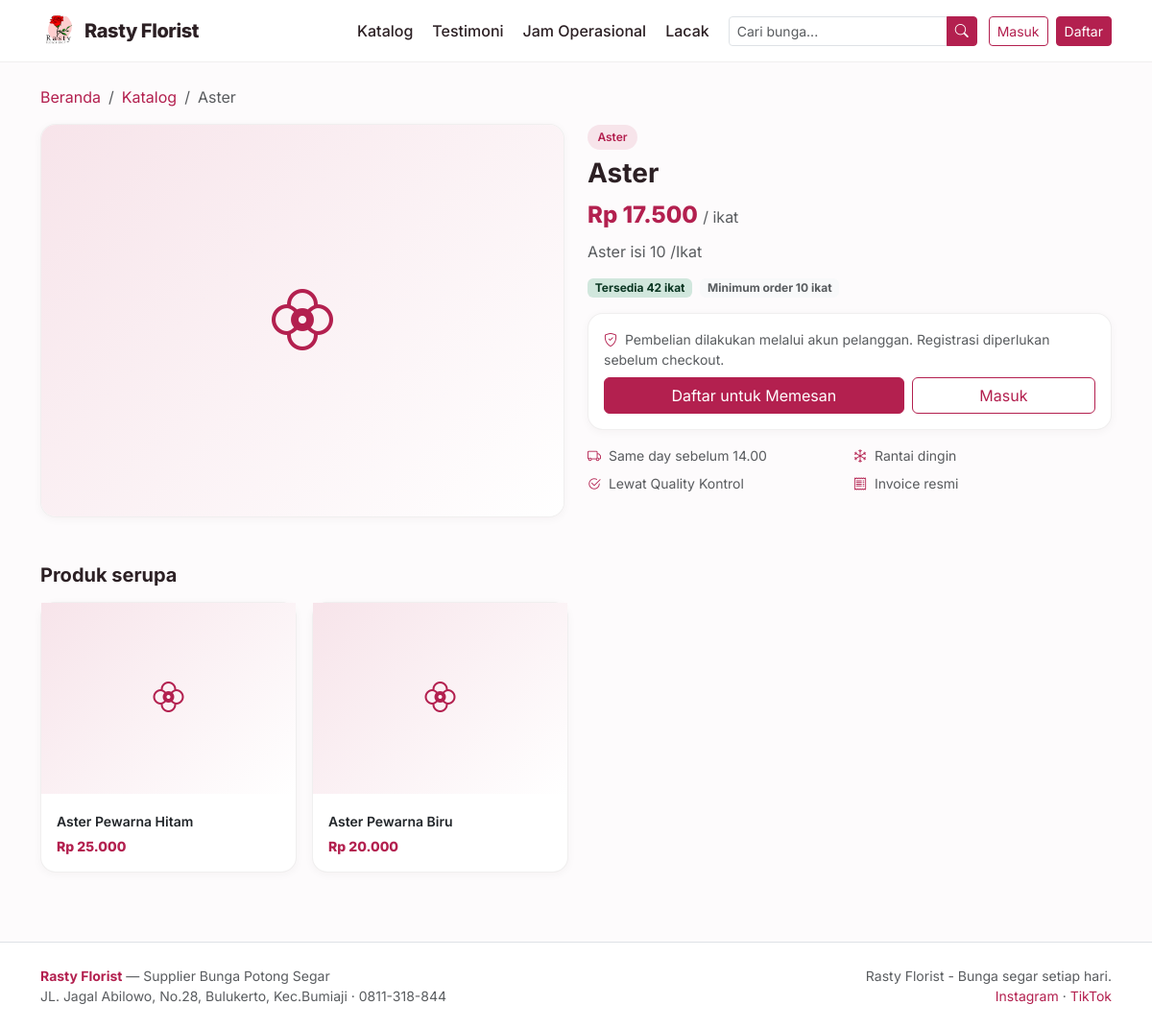
/produk/1, run on the app's committed database.
### tables this page shows
CREATE TABLE settings (
    key TEXT PRIMARY KEY,
    value TEXT
);

CREATE TABLE products (
    id INTEGER PRIMARY KEY AUTOINCREMENT,
    nama TEXT NOT NULL,
    deskripsi TEXT DEFAULT '',
    kategori TEXT DEFAULT 'Bunga Potong',
    harga INTEGER NOT NULL DEFAULT 0,
    stok INTEGER NOT NULL DEFAULT 0,
    stok_minimum INTEGER DEFAULT 5,
    satuan TEXT DEFAULT 'ikat',
    gambar TEXT DEFAULT '',
    aktif INTEGER NOT NULL DEFAULT 1,
    created_at TEXT NOT NULL
, min_order INTEGER NOT NULL DEFAULT 0, deskripsi_panjang TEXT DEFAULT '', rekomendasi TEXT DEFAULT '', ketentuan TEXT DEFAULT '');

### blueprints/public.py (the view)
@bp.route("/produk/<int:product_id>")
def product_detail(product_id):
    product = database.query("SELECT * FROM products WHERE id = ? AND aktif = 1", (product_id,), one=True)
    if product is None:
        from flask import abort
        abort(404)
    related = database.query(
        "SELECT * FROM products WHERE aktif = 1 AND kategori = ? AND id != ? LIMIT 4",
        (product["kategori"], product_id))
    return render_template("public/product.html", product=product, related=related)

### db.py (called while the page is built)
def invoice_logo_px(settings=None):
    ukuran = (settings or all_settings()).get("invoice_logo_ukuran", "sedang")
    for kunci, _label, px in INVOICE_LOGO_UKURAN:
        if kunci == ukuran:
            return px
    return 64

def katalog_dari(settings):
    return {key: settings.get(key, "1") == "1" for key, _label, _ket in KATALOG_SEKSI}

def pengiriman_metode(settings=None):
    data = settings or all_settings()
    aktif = [label for key, label, _ket in PENGIRIMAN_METODE
             if data.get(key, "1") == "1"]
    return aktif or [PENGIRIMAN_METODE[1][1]]

def jam_harian(settings=None):
    data = settings or all_settings()
    hasil = {}
    for key, _label in HARI:
        buka, tutup = JAM_BAWAAN[key]
        hasil[key] = (data.get("jam_buka_" + key, buka), data.get("jam_tutup_" + key, tutup))
    return hasil

def jam_dari(settings):
    return {key: (settings.get("jam_buka_" + key, JAM_BAWAAN[key][0]),
                  settings.get("jam_tutup_" + key, JAM_BAWAAN[key][1]))
            for key, _label in HARI}

def _jam_teks(nilai):
    return nilai.replace(":", ".")

def jam_daftar(settings=None):
    data = settings or all_settings()
    jam = jam_dari(data)
    rows = []
    for key, label in HARI:
        buka, tutup = jam[key]
        rows.append({
            "key": key,
            "label": label,
            "buka": buka,
            "tutup": tutup,
            "tutup_hari": buka == tutup or not buka or not tutup,
            "teks": "%s – %s WIB" % (_jam_teks(buka), _jam_teks(tutup)),
        })
    return rows

def jam_ringkas(settings=None):
    rows = jam_daftar(settings)
    grup = []
    for row in rows:
        nilai = "Tutup" if row["tutup_hari"] else row["teks"]
        if grup and grup[-1][1] == nilai:
            grup[-1][2] = row["label"]
        else:
            grup.append([row["label"], nilai, row["label"]])
    hasil = []
    for awal, nilai, akhir in grup:
        label = awal if awal == akhir else "%s – %s" % (awal, akhir)
        hasil.append((label, nilai))
    return hasil

def toko_buka(settings=None, saat=None):
    saat = saat or datetime.now()
    key = HARI[saat.weekday()][0]
    buka, tutup = jam_harian(settings)[key]
    try:
        jam_buka = datetime.strptime(buka, "%H:%M").time()
        jam_tutup = datetime.strptime(tutup, "%H:%M").time()
    except ValueError:
        return False
    return jam_buka <= saat.time() <= jam_tutup

### templates/public/product.html (shortened to what this page needs)
{% extends "public/base.html" %}
{% block body %}
<div class="container py-4">
  <nav aria-label="breadcrumb">
    <ol class="breadcrumb small">
      <li class="breadcrumb-item"><a href="{{ url_for('public.index') }}">Beranda</a></li>
      <li class="breadcrumb-item"><a href="{{ url_for('public.index') }}#katalog">Katalog</a></li>
      <li class="breadcrumb-item active">{{ product.nama }}</li>
    </ol>
  </nav>
  <div class="row g-4">
    <div class="col-lg-6">
      <div class="rf-card overflow-hidden">
        {% if product.gambar %}
          <img src="{{ url_for('static', filename='uploads/' + product.gambar) }}" class="w-100" style="aspect-ratio:4/3;object-fit:cover" alt="{{ product.nama }}">
        {% else %}
          <div class="rf-img-placeholder" style="aspect-ratio:4/3;font-size:4rem"><i class="bi bi-flower2"></i></div>
        {% endif %}
      </div>
    </div>
    <div class="col-lg-6">
      <span class="rf-chip mb-2">{{ product.kategori }}</span>
      <h1 class="fw-bold h3">{{ product.nama }}</h1>
      <div class="rf-price fs-4 mb-2">{{ rupiah(product.harga) }} <span class="fs-6 text-muted fw-normal">/ {{ product.satuan }}</span></div>
      <p class="text-muted">{{ product.deskripsi }}</p>
      <div class="d-flex gap-2 my-3">
        {% if product.stok > product.stok_minimum %}
          <span class="badge bg-success-subtle text-success-emphasis">Tersedia {{ product.stok }} {{ product.satuan }}</span>
        {% elif product.stok > 0 %}
          <span class="badge bg-warning-subtle text-warning-emphasis">Stok terbatas {{ product.stok }} {{ product.satuan }}</span>
        {% else %}
          <span class="badge bg-danger-subtle text-danger-emphasis">Stok habis</span>
        {% endif %}
        {% if product.min_order %}
        <span class="badge bg-light text-muted">Minimum order {{ product.min_order }} {{ product.satuan }}</span>
        {% endif %}
      </div>
      <div class="rf-card p-3 mb-3">
        <div class="small text-muted mb-2">
          <i class="bi bi-shield-check text-rf me-1"></i>
          Pembelian dilakukan melalui akun pelanggan. Registrasi diperlukan sebelum checkout.
        </div>
        {% if current_user and current_user.role == 'pelanggan' %}
          <a href="{{ url_for('customer.new_order') }}" class="btn btn-primary w-100">
            <i class="bi bi-cart-plus me-1"></i> Pesan Produk Ini
          </a>
        {% elif current_user %}
          <a href="{{ panel_url }}" class="btn btn-outline-rf w-100">Buka Panel</a>
        {% else %}
          <div class="d-flex gap-2">
            <a href="{{ url_for('auth.register') }}" class="btn btn-primary flex-fill">Daftar untuk Memesan</a>
            <a href="{{ url_for('auth.login') }}" class="btn btn-outline-rf flex-fill">Masuk</a>
          </div>
        {% endif %}
      </div>
      <div class="row g-2 small text-muted">
        <div class="col-6"><i class="bi bi-truck me-1 text-rf"></i> Same day sebelum 14.00</div>
        <div class="col-6"><i class="bi bi-snow me-1 text-rf"></i> Rantai dingin</div>
        <div class="col-6"><i class="bi bi-check2-circle me-1 text-rf"></i> Lewat Quality Kontrol</div>
        <div class="col-6"><i class="bi bi-receipt me-1 text-rf"></i> Invoice resmi</div>
      </div>
    </div>
  </div>
  {% if related %}
  <h5 class="fw-bold mt-5 mb-3">Produk serupa</h5>
  <div class="row g-3">
    {% for p in related %}
    <div class="col-6 col-md-3">
      <div class="rf-card rf-card-hover h-100">
        {% if p.gambar %}
          <img src="{{ url_for('static', filename='uploads/' + p.gambar) }}" class="rf-product-img" alt="">
        {% else %}
          <div class="rf-img-placeholder"><i class="bi bi-flower2"></i></div>
        {% endif %}
        <div class="p-3">
          <a href="{{ url_for('public.product_detail', product_id=p.id) }}" class="fw-semibold text-dark small">{{ p.nama }}</a>
          <div class="rf-price small mt-1">{{ rupiah(p.harga) }}</div>
        </div>
      </div>
    </div>
    {% endfor %}
  </div>
  {% endif %}
</div>
{% endblock %}

### templates/public/base.html (shortened to what this page needs)
<!doctype html>
<html lang="id">
<head>
  <link href="https://cdn.jsdelivr.net/npm/bootstrap@5.3.3/dist/css/bootstrap.min.css" rel="stylesheet">
  <link href="https://cdn.jsdelivr.net/npm/bootstrap-icons@1.11.3/font/bootstrap-icons.min.css" rel="stylesheet">
</head>
<body>
<nav class="navbar navbar-expand-lg rf-navbar">
  <div class="container">
    <a class="navbar-brand d-flex align-items-center gap-2 rf-brand" href="{{ url_for('public.index') }}">
      {% if settings.logo %}
        <img src="{{ url_for('static', filename='uploads/' + settings.logo) }}" alt="Logo">
      {% else %}
        <span class="rf-brand-mark">R</span>
      {% endif %}
      <span>{{ settings.nama_toko }}</span>
    </a>
    <div class="collapse navbar-collapse" id="navMain">
      <ul class="navbar-nav ms-auto align-items-lg-center gap-lg-1">
        {% if menu_publik.nav_katalog and katalog.katalog_produk %}
        <li class="nav-item"><a class="nav-link rf-nav-link" href="{{ url_for('public.index') }}#katalog">Katalog</a></li>
        {% endif %}
        {% if menu_publik.nav_testimoni and katalog.katalog_testimoni %}
        <li class="nav-item"><a class="nav-link rf-nav-link" href="{{ url_for('public.index') }}#testimoni">Testimoni</a></li>
        {% endif %}
        {% if menu_publik.nav_jam and katalog.katalog_jam %}
        <li class="nav-item"><a class="nav-link rf-nav-link" href="{{ url_for('public.index') }}#jam">Jam Operasional</a></li>
        {% endif %}
        {% if menu_publik.nav_lacak %}
        <li class="nav-item"><a class="nav-link rf-nav-link" href="{{ url_for('public.track') }}">Lacak</a></li>
        {% endif %}
        <li class="nav-item ms-lg-2">
          <form class="d-flex" action="{{ url_for('public.index') }}" method="get">
            <div class="input-group input-group-sm">
              <input class="form-control" type="search" name="q" placeholder="Cari bunga..." value="{{ q or '' }}" aria-label="Cari">
              <button class="btn btn-primary" type="submit" aria-label="Cari"><i class="bi bi-search"></i></button>
            </div>
          </form>
        </li>
        {% if current_user %}
          <li class="nav-item ms-lg-2">
            <a class="btn btn-primary btn-sm w-100" href="{{ panel_url }}">
              <i class="bi bi-grid-1x2-fill me-1"></i> Panel Saya
            </a>
          </li>
        {% else %}
          <li class="nav-item ms-lg-2"><a class="btn btn-outline-rf btn-sm w-100" href="{{ url_for('auth.login') }}">Masuk</a></li>
          <li class="nav-item ms-lg-1"><a class="btn btn-primary btn-sm w-100" href="{{ url_for('auth.register') }}">Daftar</a></li>
        {% endif %}
      </ul>
    </div>
  </div>
</nav>
{% block body %}{% endblock %}
<footer class="bg-white border-top mt-5 py-4">
  <div class="container d-flex flex-wrap justify-content-between gap-3 small text-muted">
    <div>
      <strong class="text-rf">{{ settings.nama_toko }}</strong> — {{ settings.tagline }}<br>
      {{ settings.alamat }} · {{ settings.telepon }}
    </div>
    <div class="text-lg-end">
      {{ settings.footer_text }}<br>
      <a href="{{ settings.instagram }}" target="_blank" rel="noopener">Instagram</a> ·
      <a href="{{ settings.tiktok }}" target="_blank" rel="noopener">TikTok</a>
    </div>
  </div>
</footer>
</body>
</html>

### data on the page
settings: value (picture)
settings: nama_toko "Rasty Florist"
products: nama "Aster", kategori "Aster", harga "Rp 17.500", satuan "ikat", deskripsi "Aster isi 10 /Ikat", stok "42", min_order "10"
products: nama "Aster Pewarna Hitam", harga "Rp 25.000"
products: nama "Aster Pewarna Biru", harga "Rp 20.000"
settings: tagline "Supplier Bunga Potong Segar"
settings: alamat "JL. Jagal Abilowo, No.28, Bulukerto, Kec.Bumiaji"
settings: telepon "0811-318-844"
settings: footer_text "Rasty Florist - Bunga segar setiap hari."
